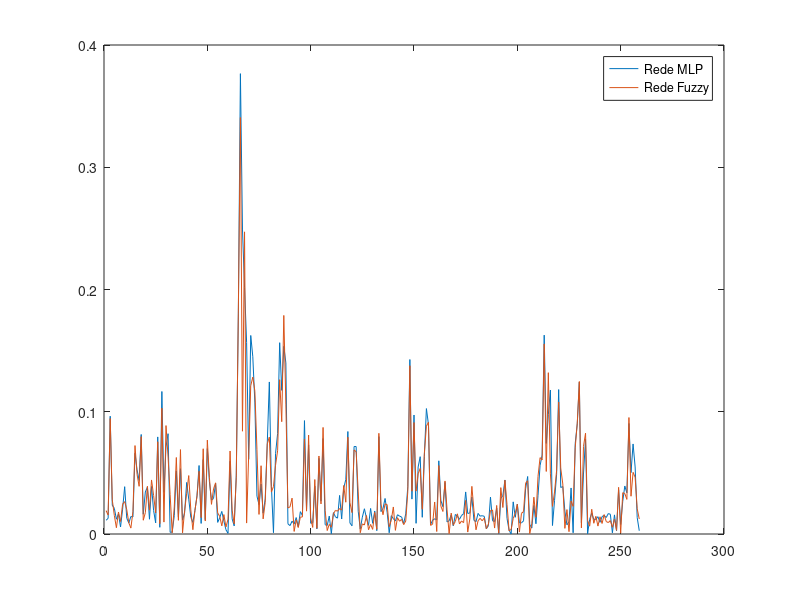

Here is the MATLAB script that generated this plot:
function analise
	load('teste.mat','Z','Z_fuzzy','D');
	%plot(-[D;Z_fuzzy]')
	%legend('Real','Rede Fuzzy')
	

	disp('Erro - Rede Neural')
	sum(abs(D-Z))
	disp('Erro - Rede Fuzzy')
	sum(abs(D-Z_fuzzy))


	plot([abs(D-Z);abs(D-Z_fuzzy)]')
	legend('Rede MLP','Rede Fuzzy')